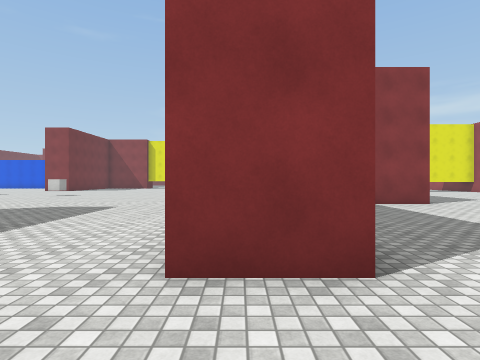
view 1 (above)

19 first-person views from a walk through a scene from a Unity 3-D project. The camera is 1.4 m above the floor, looks level and sees 80° across. The floor is counted in squares, 2 m on a side. Each view is taken from the middle of a square. On the plan, view 1 faces up. The plan holds only what a view shows up to about 10 squares ahead; the rest is blank. The place goes on beyond the plan. The player character is not drawn. Surface patterns are stand-ins for the level's own textures.

view 2
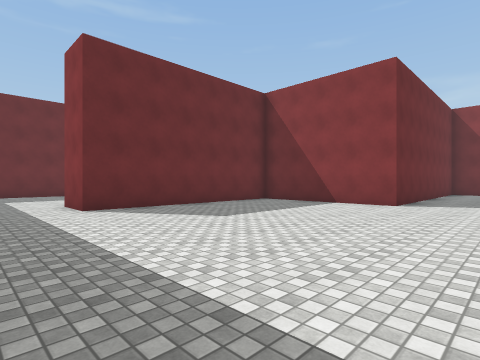

view 3
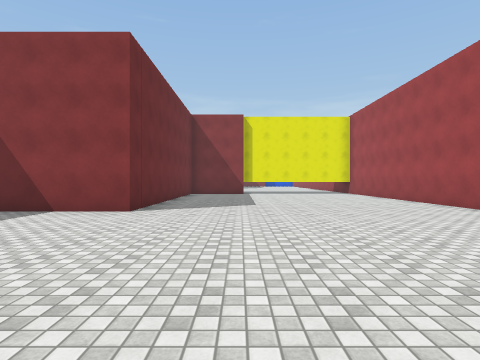

view 4
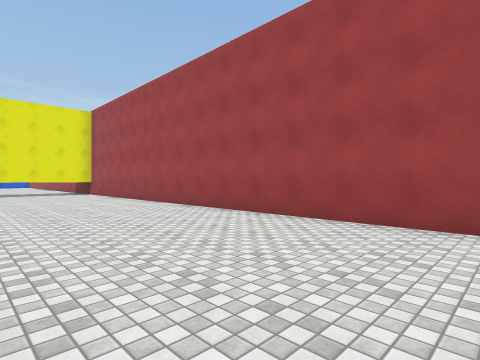

view 5
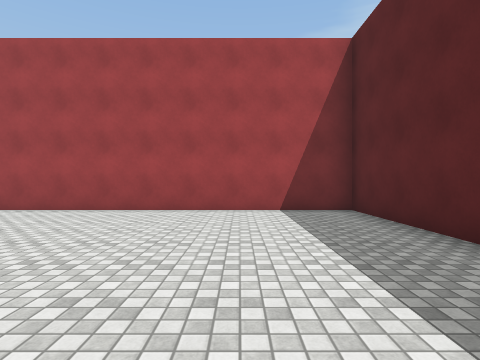

view 6
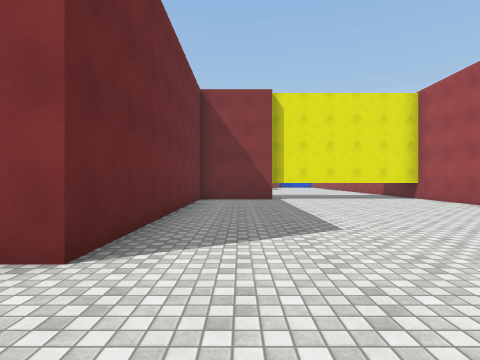

view 7
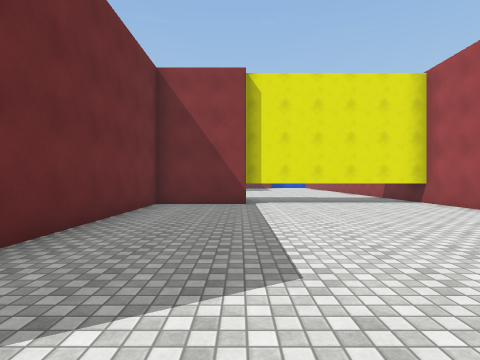

view 8
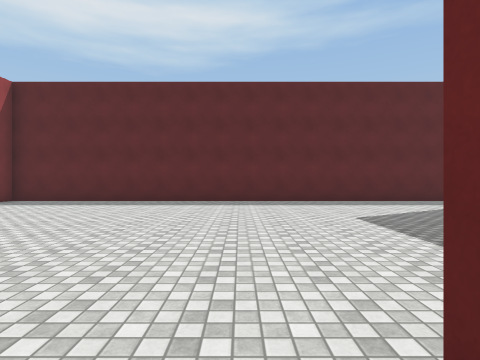

view 9
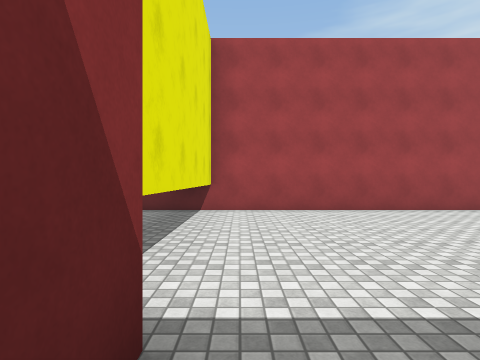

view 10
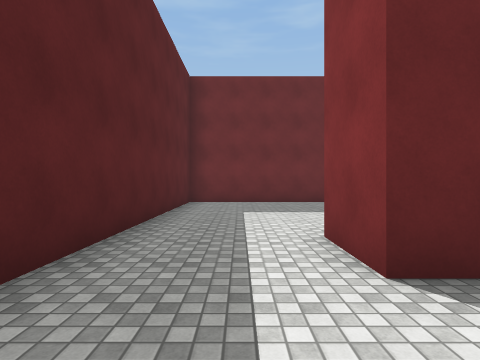

view 11
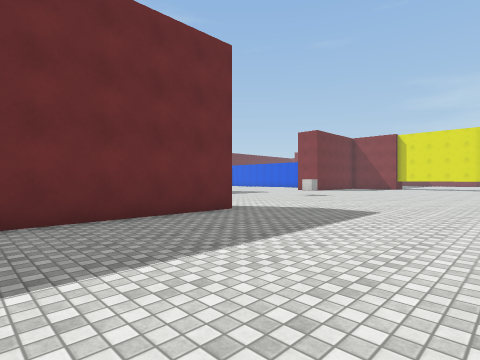

view 12
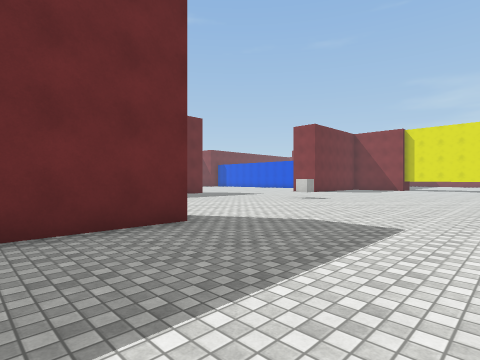

view 13
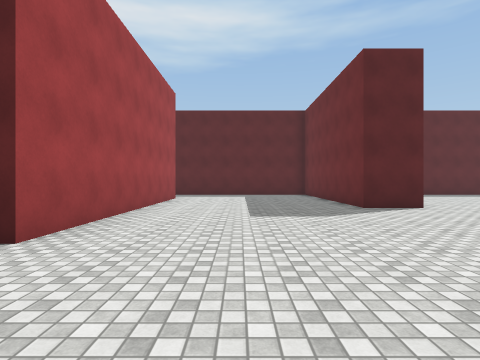

view 14
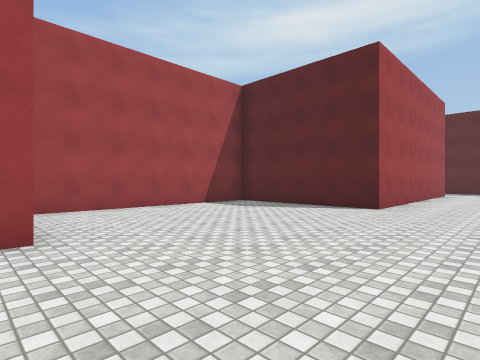

view 15
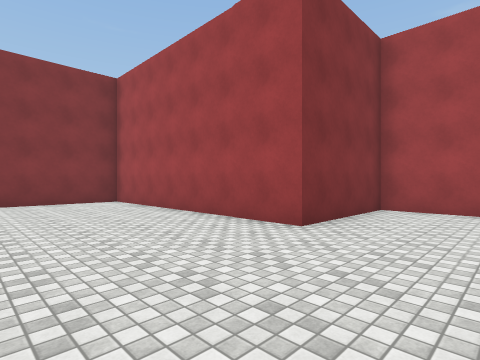

view 16
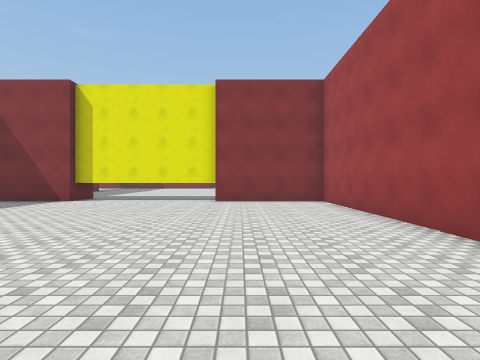

view 17
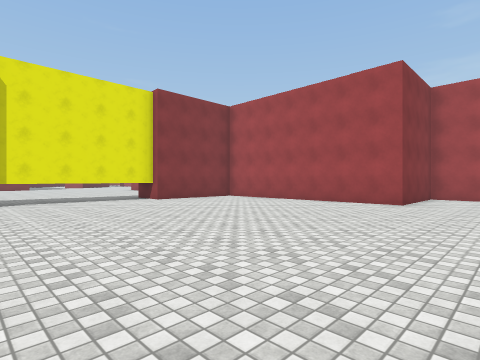

view 18
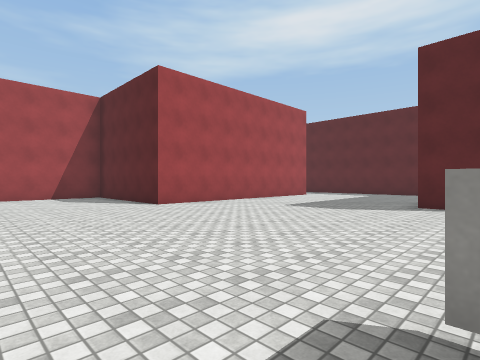

view 19
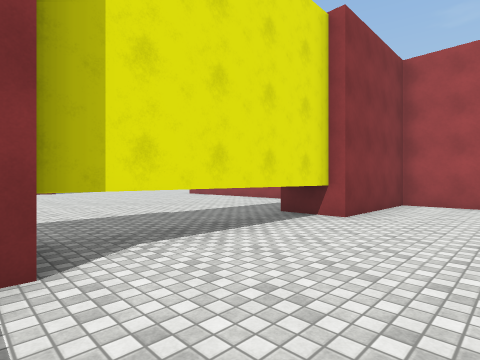

### Floor plan
Points are (right, up) in squares from view 1. A wall is a line through its corners. A room is listed if a view was taken in it or the views show most of it. See-through windows are left out.
Room 1 (views 1, 2, 3, 4, 5, 6, 7, 8, 9, 10)
walls: (1, 7.1) (1, 2) (-0.6, 2); (8.2, 16.4) (5.6, 16.4) (5.6, 8.4) (2.2, 8.4); (13.8, 16.7) (8.1, 16.7); (-0.4, -0.6) (13.7, -0.6) (13.7, 18.2)
ways out: opening at (0.5, 0.5) to room 2
Room 2 (views 11, 12, 13, 14, 15, 16, 17, 18, 19)
walls: (-7.6, 5.8) (-6.1, 5.8) (-6.1, -0.6) (-0.4, -0.6); (-0.5, 3) (-0.5, 9.9) (4, 9.9) (4, 16.4) (0.8, 16.4) (0.8, 23.4) (-2.8, 23.4); (-2.8, 23.7) (-7.6, 23.7); (-7.6, 23.4) (-8.5, 23.4)
ways out: opening at (0.5, 0.5) to room 1
objects: cube (-8, 13)

Where each view was taken, in squares from view 1:
view 1: 0 up, 0 right, facing up
view 2: 0 up, 8 right, facing up-left
view 3: 2 up, 8 right, facing up
view 4: 2 up, 9 right, facing up-right
view 5: 2 up, 7 right, facing right
view 6: 6 up, 7 right, facing up
view 7: 8 up, 8 right, facing up
view 8: 9 up, 6 right, facing down
view 9: 16 up, 7 right, facing right
view 10: 1 up, 3 right, facing left
view 11: 1 up, 1 left, facing up-left
view 12: 3 up, 2 left, facing up-left
view 13: 13 up, 3 left, facing down
view 14: 17 up, 3 left, facing down-right
view 15: 14 up, 3 left, facing up-right
view 16: 14 up, 2 left, facing up
view 17: 14 up, 8 left, facing up-right
view 18: 14 up, 8 left, facing down-right
view 19: 21 up, 8 left, facing up-right
